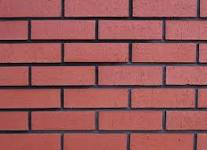
#> input picture Hafta10/Ders5/img.jpg, 207 x 150 px
$ python subpixel.py
#> lines starting #> are read from the running program, lines starting #| are printed output that depends on the picture; after the words box and inside, x2 and y2 are one past the last pixel; in counts of white or black regions, pixels touching at a corner belong together; long printed decimals are rounded
#> further down, src is the input picture: shape (150, 207, 3); mean B, G, R 88.6, 87.7, 154.1
import cv2 as cv
import numpy as np

def process(image):
    gray = cv.cvtColor(image, cv.COLOR_BGR2GRAY)
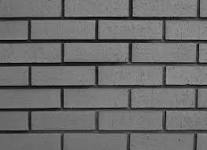
#> gray: shape (150, 207); min 2, max 155, mean 107.7
    corners = cv.goodFeaturesToTrack(gray, 100, 0.05, 10)
#> corners = 40 rows, first 8: [133, 15], [94, 21], [166, 83], [167, 111], [166, 38], [65, 15], [127, 44], [64, 60]
    if corners is None:
        return image
    print("Bulunan kose sayisi:", len(corners))
#| Bulunan kose sayisi: 40
    for pt in corners:
        print(pt)
        b = np.random.randint(0, 256)
        g = np.random.randint(0, 256)
        r = np.random.randint(0, 256)
        x = np.int32(pt[0][0])
        y = np.int32(pt[0][1])
        cv.circle(image, (int(x), int(y)), 5, (int(b), int(g), int(r)), 2)
#> this loop made 40 passes
#> (b, g, r, x, y) on passes 1 to 12: (172, 47, 117, 133, 15), (192, 67, 251, 94, 21), (195, 103, 9, 166, 83), (211, 21, 242, 167, 111), (36, 87, 70, 166, 38), (216, 88, 140, 65, 15), (58, 193, 230, 127, 44), (39, 87, 174, 64, 60), (88, 81, 165, 59, 106), (25, 77, 72, 94, 38), (9, 148, 115, 27, 38), (208, 243, 197, 166, 66)
#| [[133.  15.]]
#| [[94. 21.]]
#| [[166.  83.]]
#| [[167. 111.]]
#| [[166.  38.]]
#| [[65. 15.]]
#| [[127.  44.]]
#| [[64. 60.]]
#> (further printed lines are left out)
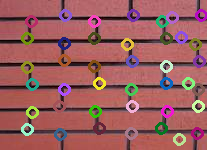
#> image: shape (150, 207, 3); 11.54% of pixels changed, all inside (x1, y1, x2, y2) = (21, 9, 207, 146)

    winSize = (3, 3)
    zeroZone = (-1, -1)
    criteria = (cv.TERM_CRITERIA_EPS | cv.TERM_CRITERIA_COUNT, 40, 0.001)
#> criteria = (3, 40, 0.001)
    corners = cv.cornerSubPix(gray, corners, winSize, zeroZone, criteria)
#> corners = 40 rows, first 8: [133, 15], [94, 21], [165.6, 84.85], [167, 111], [166, 38], [65, 15], [127, 44], [62.27, 60.83]
    for i in range(corners.shape[0]):
        print("Refined Corner", i, "(", corners[i, 0, 0], ",", corners[i, 0, 1], ")")
#> this loop made 40 passes
#| Refined Corner 0 ( 133.0 , 15.0 )
#| Refined Corner 1 ( 94.0 , 21.0 )
#| Refined Corner 2 ( 165.583 , 84.846 )
#| Refined Corner 3 ( 167.0 , 111.0 )
#| Refined Corner 4 ( 166.0 , 38.0 )
#| Refined Corner 5 ( 65.0 , 15.0 )
#| Refined Corner 6 ( 127.0 , 44.0 )
#| Refined Corner 7 ( 62.271 , 60.828 )
#> (further printed lines are left out)
    return image

src = cv.imread("img.jpg")
if src is None:
    raise FileNotFoundError("img.jpg dosyasi bulunamadi!")
original = src.copy()
result = process(src)

cv.imshow("Orijinal Goruntu", original)
cv.imshow("Subpixel Kose Tespiti", result)
cv.waitKey(0)
cv.destroyAllWindows()
